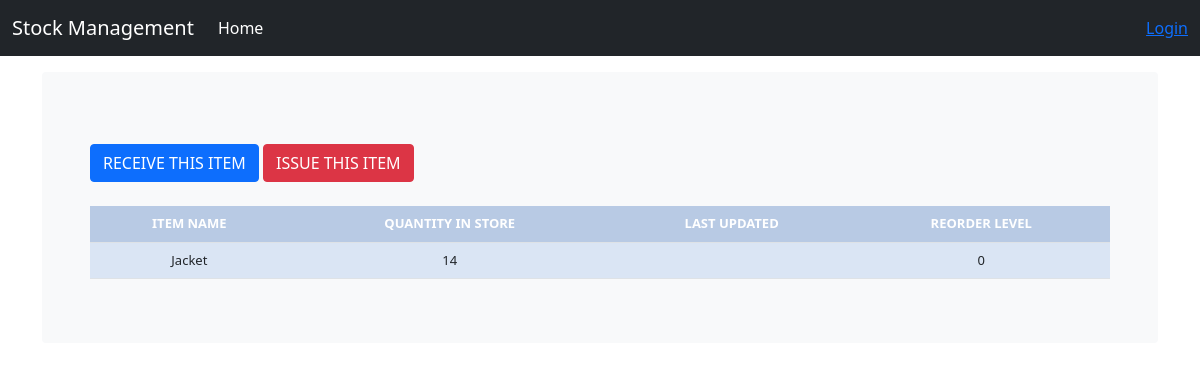
The page /stock_detail/1/ on the database as committed earlier.
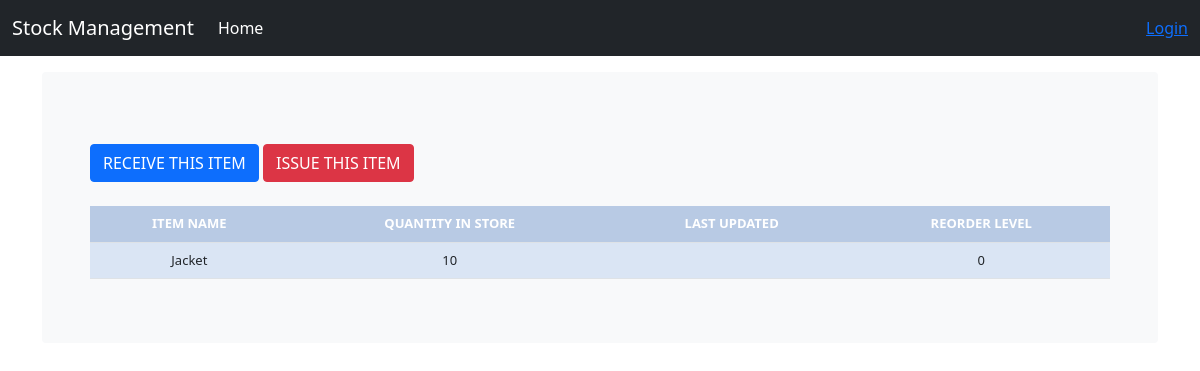
The same page on the database as committed later.
### stock_management/models.py (models this page shows, shortened)
class Stock(models.Model):
    category = models.ForeignKey(Category, on_delete=models.CASCADE, blank=True)
    item_name = models.CharField(max_length=50, blank=True, null=True)
    quantity = models.IntegerField(default='0', blank=False, null=True)
    receive_quantity = models.IntegerField(default='0', blank=True, null=True)
    receive_by = models.CharField(max_length=50, blank=True, null=True)
    issue_quantity = models.IntegerField(default='0', blank=True, null=True)
    issue_by = models.CharField(max_length=50, blank=True, null=True)
    issue_to = models.CharField(max_length=50, blank=True, null=True)
    phone_number = models.CharField(max_length=50, blank=True, null=True)
    created_by = models.CharField(max_length=50, blank=True, null=True)
    reorder_level = models.IntegerField(default='0', blank=True, null=True)
    last_update = models.DateTimeField(auto_now_add=False, auto_now=True)
    timestamp = models.DateTimeField(auto_now_add=True, auto_now=False)

### stock_management/views.py (the view)
# urls.py: path('stock_detail/<str:pk>/', views.stock_detail, name="stock_detail"),
def stock_detail(request, pk):
    queryset = Stock.objects.get(id=pk)
    context = {
        "queryset": queryset,
    }
    return render(request, "stock_management/detail.html", context)

### stock_management/templates/stock_management/detail.html (shortened to what this page needs)
{% load static %}
{% load crispy_forms_tags %}
<!DOCTYPE html>
<html lang="en">
<head>
    <link href="{% static 'css/style.css' %}" rel="stylesheet">
    <link href="https://cdn.jsdelivr.net/npm/bootstrap@5.0.0-beta3/dist/css/bootstrap.min.css" rel="stylesheet"
>
    <link href="{% static 'css/navbar-top-fixed.css' %}" rel="stylesheet">
</head>
<body>
{% include 'stock_management/navbar.html' %}
<main role="main" class="container">
    <div class="bg-light p-5 rounded">
        <br>
        <a href="{% url 'receive_items' queryset.id %}"><div class='btn btn-primary'>RECEIVE THIS ITEM</div></a>
        <a href="{% url 'issue_items' queryset.id %}"><div class='btn btn-danger'>ISSUE THIS ITEM</div></a>
        <br><br>
        <div class="display_table">
          <table class='table'>
                  <tr>
                    <th>ITEM NAME</th>
                    <th>QUANTITY IN STORE</th>
                    <th>LAST UPDATED</th>
                    <th>REORDER LEVEL</th>
                  </tr>
                  <tr>
                    <td>{{queryset.item_name}}</td>
                    <td>{{queryset.quantity}}</td>
                    <td>{{queryset.last_updated}}</td>
                    <td>{{queryset.reorder_level}}</td>
                  </tr>
          </table>
        </div>
    </div>
</main>
</body>
</html>

Rows that differ between the two databases and show on the page:
changed Stock "Jacket": quantity "14" → "10"
